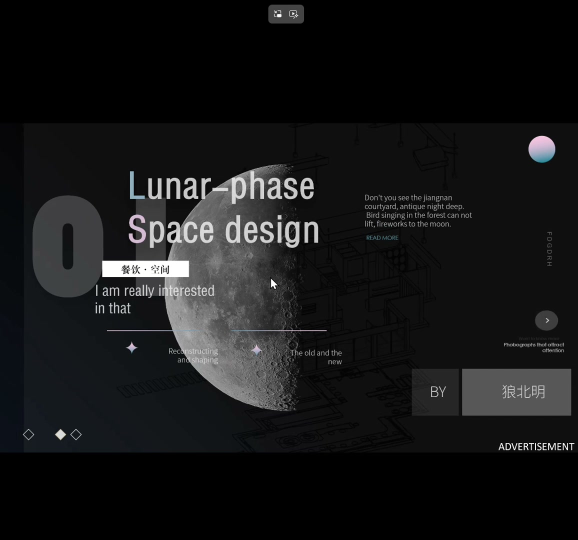
#> input picture agent-tools/vf/f0001.jpg, 1156 x 1080 px (shown at 1/2 size); its folder holds only this picture in this run
$ python analyze-motion2.py
#> lines starting #> are read from the running program, lines starting #| are printed output that depends on the picture
import cv2, numpy as np, os, sys, io
sys.stdout = io.TextIOWrapper(sys.stdout.buffer, encoding='utf-8', errors='replace')
from PIL import Image

d = os.path.join(os.path.dirname(os.path.abspath(__file__)), 'vf')
fs = sorted(os.listdir(d))

def load(f):
#> called with f = 'f0001.jpg'
    im = Image.open(os.path.join(d, f)).convert('L')
    return cv2.resize(np.array(im), (320, 180))
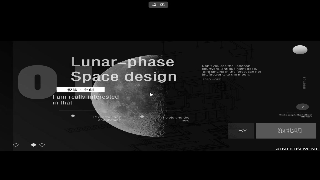
#> returned value: shape (180, 320); min 0, max 255, mean 22.2

imgs = [load(f) for f in fs]
#> imgs = 1 item

# 1) scene cuts: histogram correlation between consecutive frames
print('=== cuts / big changes (hist corr) ===')
for i in range(1, len(imgs)):
    a = cv2.calcHist([imgs[i-1]], [0], None, [64], [0,256]).flatten()
    b = cv2.calcHist([imgs[i]], [0], None, [64], [0,256]).flatten()
    c = cv2.compareHist(a, b, cv2.HISTCMP_CORREL)
    if c < 0.85:
        print(f'  {fs[i]}  corr={c:.3f}')
#> this loop made 0 passes

print()
print('=== motion segments (nonzero motion runs) ===')
runs = []
prev = None
for i, f in enumerate(fs):
    im = imgs[i]
    if prev is not None:
        p = cv2.goodFeaturesToTrack(prev, 300, 0.01, 6)
        p2, st, err = cv2.calcOpticalFlowPyrLK(prev, im, p, None)
        st = st.ravel() == 1
        if st.sum() > 12:
            a = p.reshape(-1,2)[st]; b = p2.reshape(-1,2)[st]
            M, _ = cv2.estimateAffinePartial2D(a, b, method=cv2.RANSAC, ransacReprojThreshold=2.5)
            if M is not None:
                sc = float(np.sqrt(M[0,0]**2 + M[0,1]**2))
                rot = float(np.degrees(np.arctan2(M[1,0], M[0,0])))
                tx, ty = float(M[0,2]), float(M[1,2])
                mag = max(abs(sc-1)*100, abs(rot), abs(tx)*100/320, abs(ty)*100/180)
                if mag > 0.15:
                    runs.append((i, f, round(sc,4), round(rot,2), round(tx,2), round(ty,2)))
    prev = im
#> after the loop, runs = []

# group contiguous
group = []
for r in runs:
    if group and r[0] - group[-1][-1][0] <= 2:
        group[-1].append(r)
    else:
        group.append([r])
#> after the loop, group = []
for g in group:
    f0, f1 = g[0][1], g[-1][1]
    sc = [x[2] for x in g]; rot=[x[3] for x in g]; tx=[x[4] for x in g]; ty=[x[5] for x in g]
    print(f'  {f0}..{f1} n={len(g):3d}  scale {min(sc):.4f}->{max(sc):.4f}  rot {min(rot):7.2f}->{max(rot):7.2f}  tx {min(tx):7.2f}->{max(tx):7.2f}  ty {min(ty):7.2f}->{max(ty):7.2f}')
